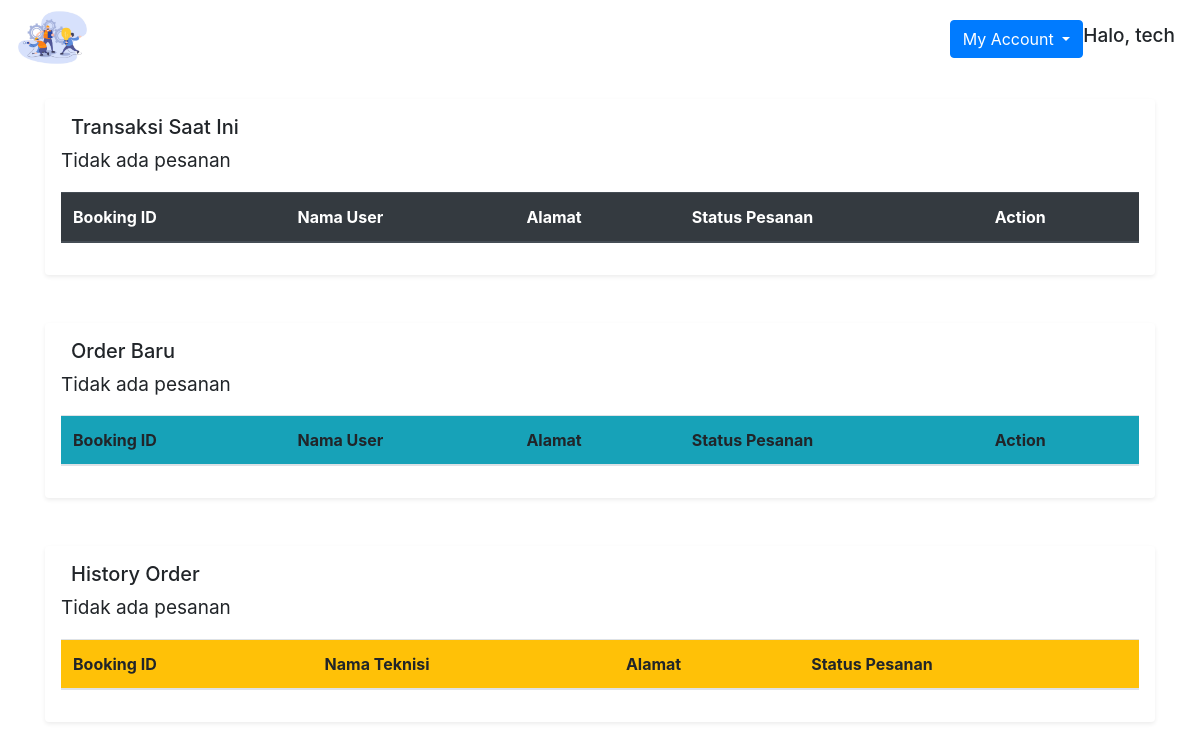
The page /my_order_teknisi.php (signed in) on the database as committed earlier.
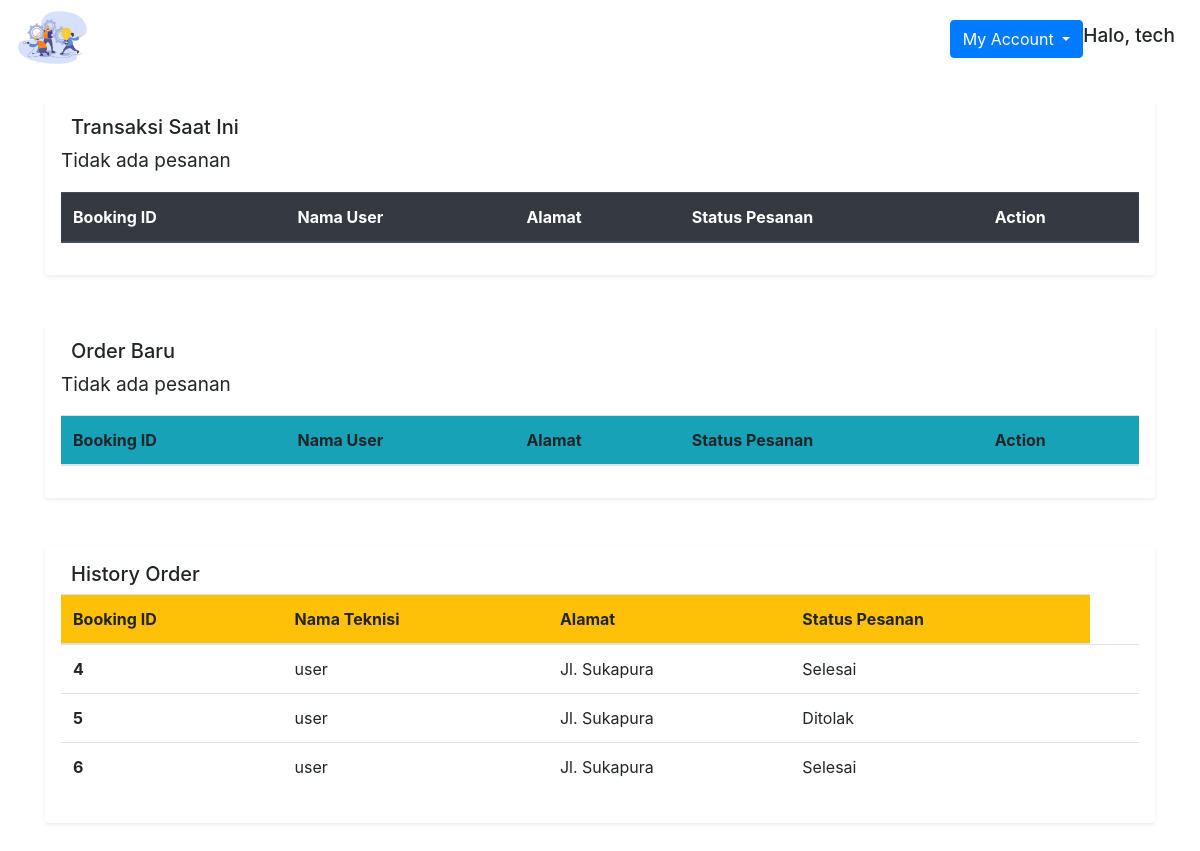
The same page on the database as committed later.
### tables this page shows
CREATE TABLE `pesan` (
  `id` int(10) NOT NULL,
  `description` text DEFAULT NULL,
  `id_user` int(10) NOT NULL,
  `id_technician` int(10) NOT NULL,
  `status` varchar(30) NOT NULL DEFAULT 'Menunggu Konfirmasi',
  `review` varchar(255) DEFAULT NULL,
  `rating` int(2) DEFAULT NULL
);

CREATE TABLE `user` (
  `id` int(10) NOT NULL,
  `nama` varchar(50) NOT NULL,
  `email` varchar(50) NOT NULL,
  `password` varchar(100) NOT NULL,
  `no_hp` varchar(13) DEFAULT NULL,
  `alamat` varchar(300) DEFAULT NULL,
  `gambar` text DEFAULT NULL,
  `roles` varchar(10) NOT NULL DEFAULT 'User'
);

### my_order_teknisi.php (the view, shortened to what this page needs)
<?php
$idTech = $_SESSION['id'];
?>
<!DOCTYPE html>
<html>
<head>
  <link rel="stylesheet" href="https://cdn.jsdelivr.net/npm/bootstrap@4.5.3/dist/css/bootstrap.min.css">
  <link rel="stylesheet" type="text/css" href="style.css">
</head>
<body>
  <div class="top container-fluid fixed-top ">
    <img class="logo_navbar" src="gambar\logo.png">
    <div class="dropdown">
      <h5 class="halo">Halo, <?= $_SESSION['nama']; ?></h5>
      <a class="btn btn-primary dropdown-toggle" href="#" role="button" id="dropdownMenuLink" data-toggle="dropdown" aria-haspopup="true" aria-expanded="false">
        My Account
      </a>
    </div>
  </div>
  <div class="isi_body">
    <h1 style="text-align: center;" class="display-4">My Order Teknisi</h1><br>
    <div class="container">
      <div class="shadow-sm p-3 mb-5 bg-white rounded">
        <div class="sm-12" style="background: white; padding-left:10px;">
          <h5>Transaksi Saat Ini</h5>
        </div>
        <table class="table">
          <thead class="thead-dark">
            <tr>
              <th scope="col">Booking ID</th>
              <th scope="col">Nama User</th>
              <th scope="col">Alamat</th>
              <th scope="col">Status Pesanan</th>
              <th scope="col">Action</th>
            </tr>
          </thead>
          <tbody>
            <?php
            $conn = koneksi();
            $query = mysqli_query($conn, "SELECT * FROM pesan WHERE id_technician='$idTech' AND status!='Selesai' AND status!='Menunggu Konfirmasi' AND status!='Ditolak'");
            if (mysqli_num_rows($query) == 0) {
            ?>
              <p>Tidak ada pesanan</p>
            <?php } ?>
          </tbody>
        </table>
      </div>
      <div class="shadow-sm p-3 mb-5 bg-white rounded">
        <div class="sm-12" style="background: white; padding-left:10px;">
          <h5>Order Baru</h5>
        </div>
        <table class="table">
          <thead class="thead bg-info">
            <tr>
              <th scope="col">Booking ID</th>
              <th scope="col">Nama User</th>
              <th scope="col">Alamat</th>
              <th scope="col">Status Pesanan</th>
              <th scope="col">Action</th>
            </tr>
          </thead>
          <tbody>
            <?php
            $conn = koneksi();
            $query = mysqli_query($conn, "SELECT * FROM pesan WHERE id_technician='$idTech' AND status='Menunggu Konfirmasi'");
            if (mysqli_num_rows($query) == 0) {
            ?>
              <p>Tidak ada pesanan</p>
            <?php } ?>
          </tbody>
        </table>
      </div>
      <div class="shadow-sm p-3 mb-5 bg-white rounded">
        <div class="sm-12" style="background: white; padding-left:10px;">
          <h5>History Order</h5>
        </div>
        <table class="table">
          <thead class="thead bg-warning">
            <tr>
              <th scope="col">Booking ID</th>
              <th scope="col">Nama Teknisi</th>
              <th scope="col">Alamat</th>
              <th scope="col">Status Pesanan</th>
            </tr>
          </thead>
          <tbody>
            <?php
            $conn = koneksi();
            $query = mysqli_query($conn, "SELECT * FROM pesan WHERE id_technician='$idTech' AND status='Selesai' OR status='Ditolak'");
            if (mysqli_num_rows($query) == 0) {
            ?>
              <p>Tidak ada pesanan</p>
            <?php } else {
            ?>
              <?php foreach ($query as $d) {
                $id = $d['id_user'];
                $q = mysqli_query($conn, "SELECT * FROM user WHERE id='$id'");
                $data = mysqli_fetch_assoc($q);
              ?>
                <tr>
                  <th scope="row"><?= $d['id']; ?></th>
                  <td><?= $data['nama']; ?></td>
                  <td><?= $data['alamat']; ?></td>
                  <td><?= $d['status']; ?></td>
                  <td>
                  </td>
                </tr>
            <?php }
            } ?>
          </tbody>
        </table>
      </div>
    </div>
  </div>
</body>
</html>

### style.css (style rules this page uses)
.top { background-color:white; }
.dropdown { float: right; margin-top: 20px; }
.halo { float: right; margin-top: 5px; padding-right: 10px; text-align: right; font-size: 19px; }
p { font-size: 19px; }
.logo_navbar { width: 75px; height: 75px; }

Rows that differ between the two databases and show on the page:
added pesan: id "4", id_user.nama "user", id_user.alamat "Jl. Sukapura", status "Selesai"
added pesan: id "5", id_user.nama "user", id_user.alamat "Jl. Sukapura", status "Ditolak"
added pesan: id "6", id_user.nama "user", id_user.alamat "Jl. Sukapura", status "Selesai"
Other text that changed with them:
text no longer shown: "Tidak ada pesanan"
